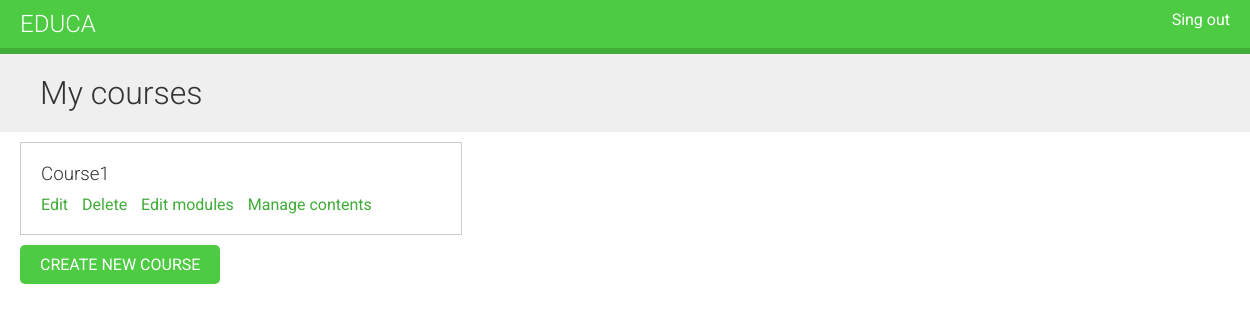
Page /course/mine/ (signed in) on the earlier database version.
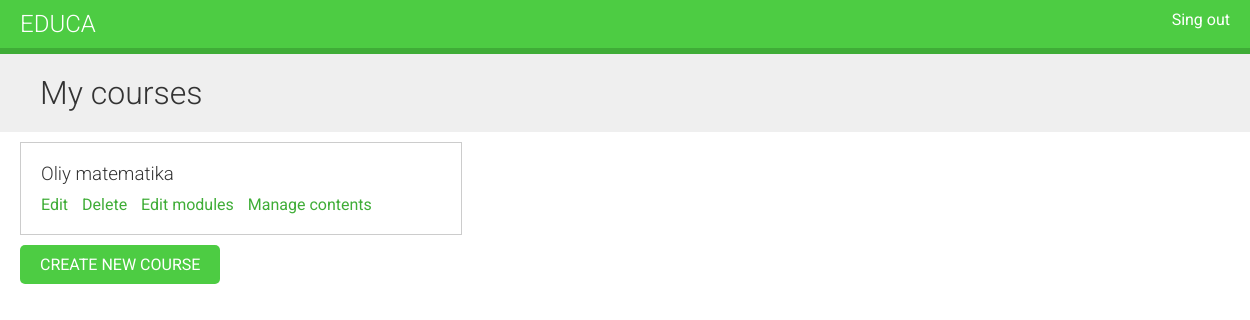
Same page on the later database version.
### courses/models.py (models this page shows, shortened)
class Course(models.Model):
    owner = models.ForeignKey(User,
                              related_name='courses_created',
                              on_delete=models.CASCADE)
    subject = models.ForeignKey(Subject,
                                related_name='courses',
                                on_delete=models.CASCADE)
    title = models.CharField(max_length=200)
    slug = models.SlugField(max_length=200, unique=True)
    overview = models.TextField()
    created = models.DateTimeField(auto_now_add=True)
    students = models.ManyToManyField(User, related_name='courses_joined',
                                      blank=True)
    class Meta:
        ordering = ['-created']

### courses/views.py (the view)
# urls.py: path('mine/', views.ManageCourseListView.as_view(), name='manage_course_list'),
class ManageCourseListView(OwnerCourseMixin, ListView):
    template_name = 'courses/manage/course/list.html'

### courses/views.py (called while the page is built)
    def get_queryset(self):
        qs = super(OwnerMixin, self).get_queryset()
        return qs.filter(owner=self.request.user)

### courses/templates/courses/manage/course/list.html (shortened to what this page needs)
{% extends 'base.html' %}
{% block content %}
  <h1>My courses</h1>
  <div class="module">
    {% for course in object_list %}
      <div class="course-info">
        <h3>{{ course.title }}</h3>
        <p>
          <a href="{% url 'course_edit' course.id %}">Edit</a>
          <a href="{% url 'course_delete' course.id %}">Delete</a>
          <a href="{% url 'course_module_update' course.id %}">Edit modules</a>
          {% if course.modules.count > 0 %}
            <a href="{% url 'module_content_list' course.modules.first.id %}">Manage contents</a>
          {% endif %}
        </p>
      </div>
    {% empty %}
      <p>You haven't created any courses yet.</p>
    {% endfor %}
    <p>
        <a href="{% url 'course_create' %}" class="button">Create new course</a>
    </p>
  </div>
{% endblock %}

Differences in the rows shown:
removed Course: title "Course1", shows "Manage contents"
added Course: title "Oliy matematika", shows "Manage contents"
